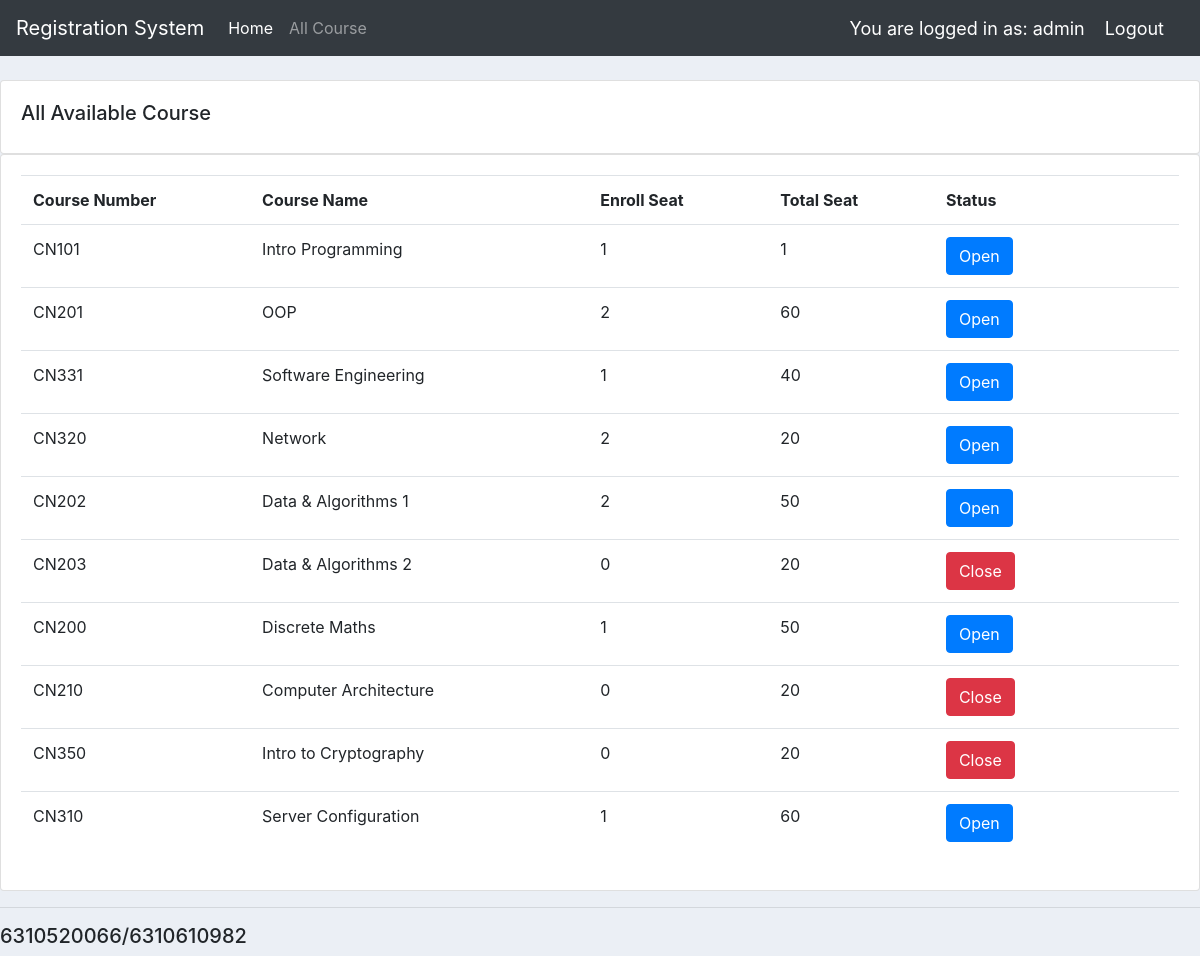
Page /all_course/ (signed in) on the committed database.
### users/models.py (models this page shows, shortened)
class Course(models.Model):
    course_num = models.CharField(max_length=5)
    course_name = models.CharField(max_length=64)
    seat = models.IntegerField(null=True)
    maxSeat = models.IntegerField(null=True)
    semester = models.IntegerField(null=True)
    year = models.IntegerField(null=True)
    state = models.BooleanField(default=None)

### users/views.py (the view)
# urls.py: path('all_course/', views.all_course, name = "all_course"),
@login_required(login_url='login')
def all_course(request):
	raw_course = Course.objects.all()
	course = [model for model in (Course.objects.all().values())]
	for c in range(len(raw_course)):
		orders = Order.objects.filter(course=raw_course[c].id)
		course[c]["seat"] = (len(orders))
	return render(request, 'users/all_course.html', {'course': (course)}, )

### users/templates/users/all_course.html
{% extends 'users/main.html' %}
{% block content %}
        <br>
        <div class="row">
            <div class="col-md">
                <div class="card card-body">
                    <h5>All Available Course</h5>
                </div>
                <div class="card card-body">
                    <table class="table">
                        <tr>
                            <th width ="30">Course Number</th>
                            <th width ="60"></width>Course Name</th>
                            <th width ="30"></width>Enroll Seat</th>
                            <th width ="30"></width>Total Seat</th>
                            <th width ="30"></width>Status</th>
                        </tr>
                        {% for i in course %}
                            <tr>
                                <td>{{i.course_num}}</td>
                                <td>{{i.course_name}}</td>
                                <td>{{i.seat}}</td>
                                <td>{{i.maxSeat}}</td>
                                <td>
                                    {% if i.state %}
                                    <a><button id="enroll" class="btn btn-primary" type="submit">Open</button>
                                    {% else %}
                                    <a><button id="enroll" class="btn btn-danger" type="button">Close</button>
                                    {% endif %}
                                </td>
                            </tr>
                        {% endfor %}
                    </table>
                </div>
            </div>
        </div>
{% endblock %}

### users/templates/users/navbar.html (shortened to what this page needs)
  <nav class="navbar navbar-expand-lg navbar-dark bg-dark">
      <a class="navbar-brand" href="#">Registration System</a>
      <div class="collapse navbar-collapse" id="navbarNav">
        <ul class="navbar-nav">
          <li class="nav-item active">
            <a class="nav-link" href={% url 'home' %}>Home</a>
          </li>
          <li class="nav-item">
            <a class="nav-link" href={% url 'all_course' %}>All Course</a>
          </li>
        </ul>
      </div>
      <span class="hello-msg">You are logged in as: {{request.user}}  </span>
      <span ><a  class="hello-msg" href="{% url 'logout' %}">Logout</a></span>
    </nav>

### static/css/main.css (style rules this page uses)
body { background-color: #ebeff5; }

### users/templates/users/navbar.html (style rules this page uses)
.hello-msg { font-size: 18px; color: white; margin-right: 20px; }

### rows in the picture
Course: course_num "CN101", course_name "Intro Programming", seat "1", maxSeat "1", state "Open"
Course: course_num "CN201", course_name "OOP", seat "2", maxSeat "60", state "Open"
Course: course_num "CN331", course_name "Software Engineering", seat "1", maxSeat "40", state "Open"
Course: course_num "CN320", course_name "Network", seat "2", maxSeat "20", state "Open"
Course: course_num "CN202", course_name "Data & Algorithms 1", seat "2", maxSeat "50", state "Open"
Course: course_num "CN203", course_name "Data & Algorithms 2", seat "0", maxSeat "20", state "Close"
Course: course_num "CN200", course_name "Discrete Maths", seat "1", maxSeat "50", state "Open"
Course: course_num "CN210", course_name "Computer Architecture", seat "0", maxSeat "20", state "Close"
Course: course_num "CN350", course_name "Intro to Cryptography", seat "0", maxSeat "20", state "Close"
Course: course_num "CN310", course_name "Server Configuration", seat "1", maxSeat "60", state "Open"

### other values in the picture
{{ request.user }} "admin"
